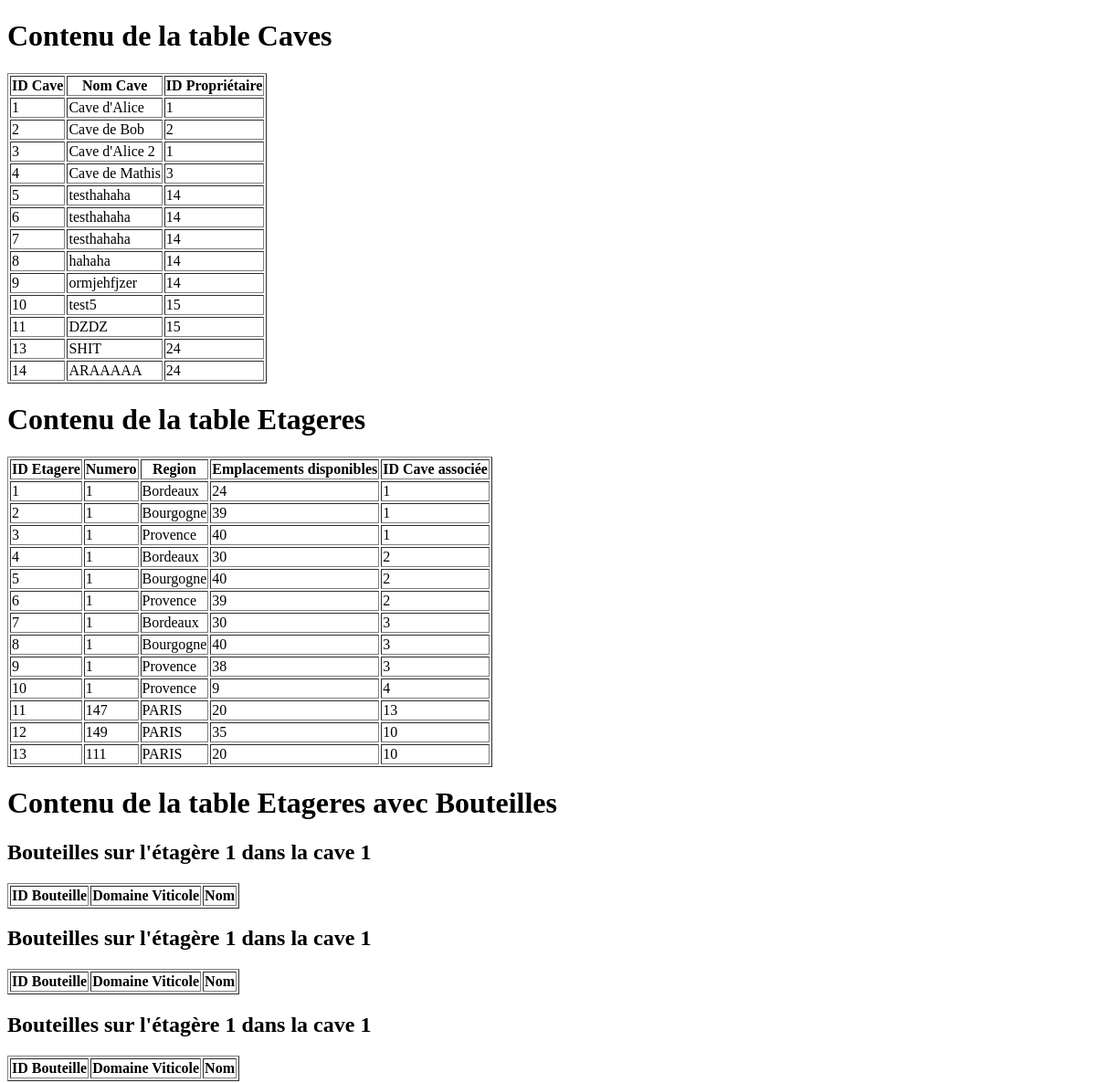
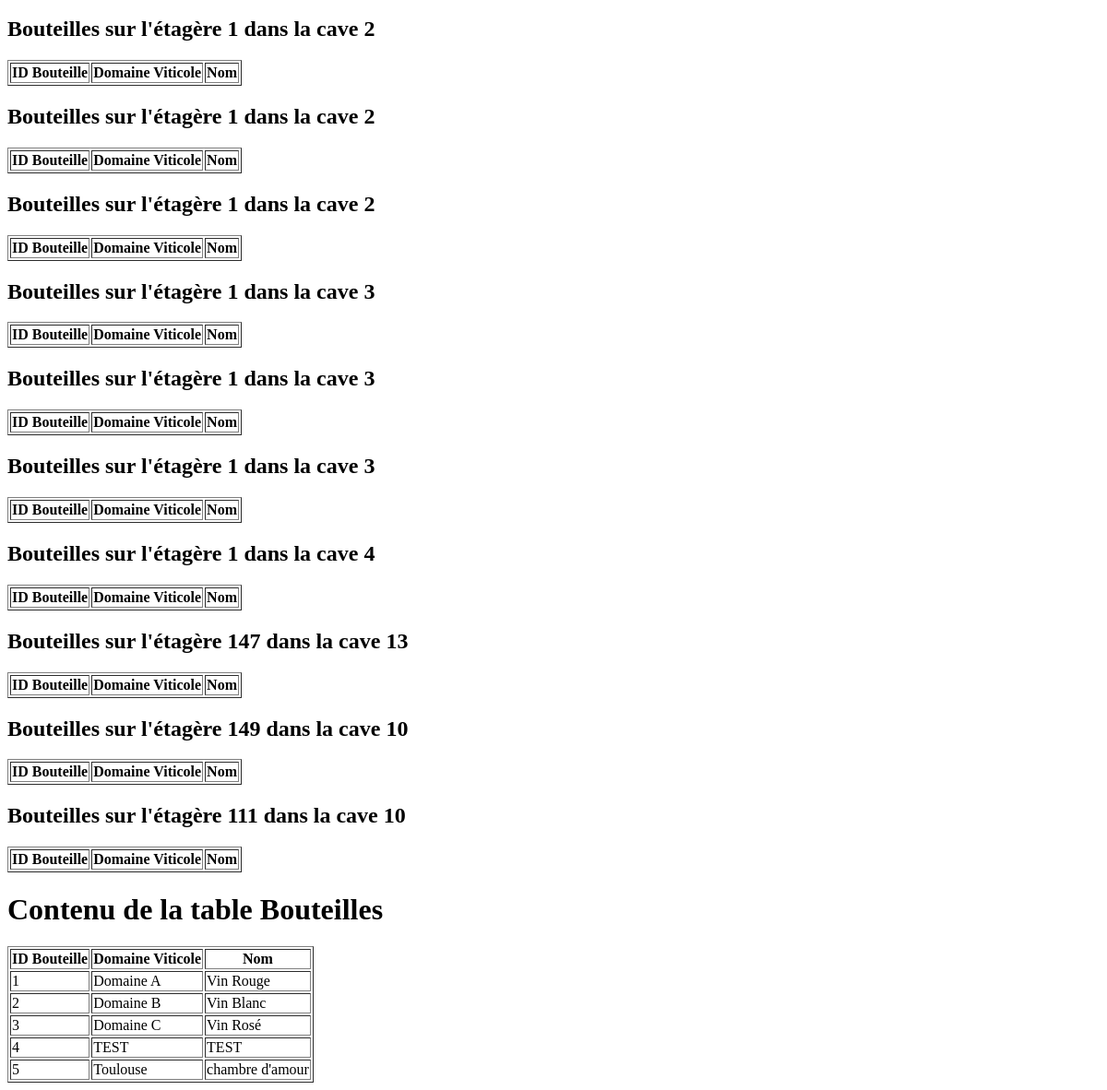
The page /debug on the database as committed earlier (2 pictures, top to bottom).
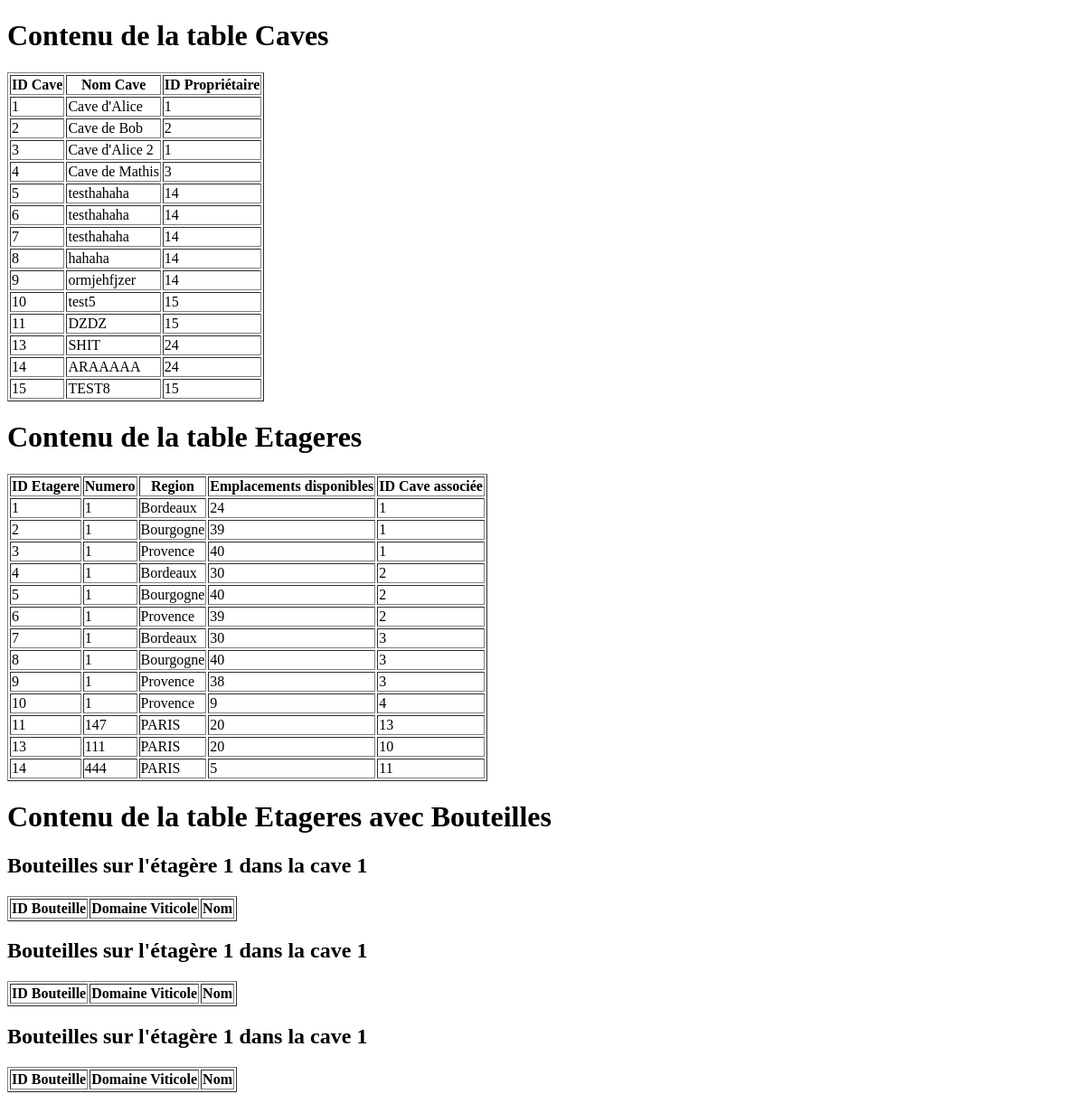
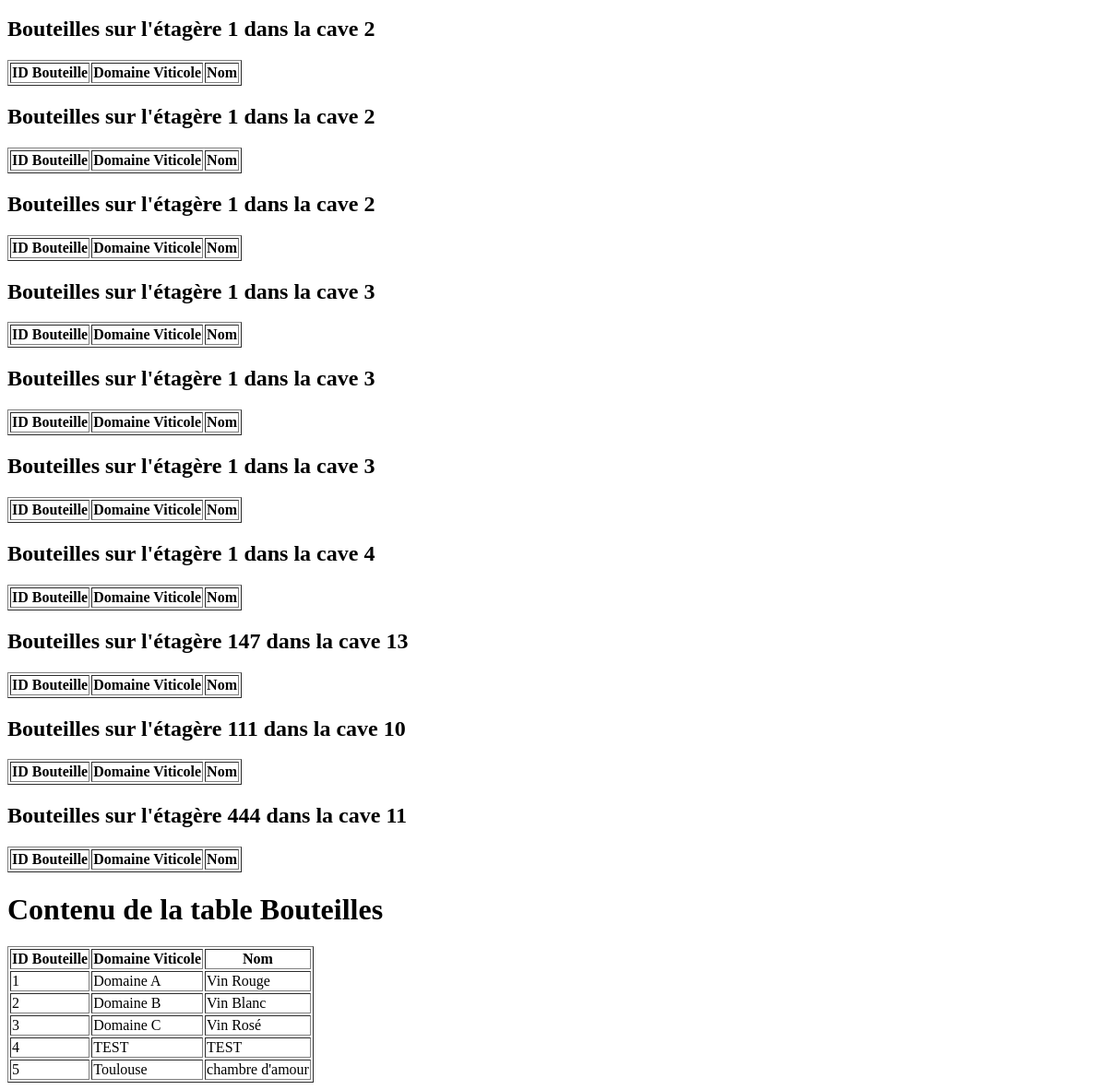
The same page on the database as committed later (2 pictures, top to bottom).
### tables this page shows
CREATE TABLE Caves (
                id_cave INTEGER PRIMARY KEY,
                nom_cave TEXT NOT NULL,
                proprietaire_id INTEGER NOT NULL,
                FOREIGN KEY (proprietaire_id) REFERENCES Utilisateurs(id_utilisateur)
            );

CREATE TABLE Etageres (
                id_etagere INTEGER PRIMARY KEY,
                numero INTEGER NOT NULL,
                region TEXT NOT NULL,
                emplacements_disponibles INTEGER NOT NULL,
                cave_associee_id INTEGER NOT NULL,
                FOREIGN KEY (cave_associee_id) REFERENCES Caves(id_cave)
            );

CREATE TABLE Bouteilles (
                id_bouteille INTEGER PRIMARY KEY,
                domaine_viticole TEXT NOT NULL,
                nom TEXT NOT NULL,
                type TEXT NOT NULL,
                annee INTEGER NOT NULL,
                region TEXT NOT NULL,
                commentaires TEXT,
                note_personnelle TEXT,
                note_moyenne TEXT,
                photo_etiquette TEXT,
                prix REAL
            );

### app.py (the view)
@app.route("/debug")
def afficher_tables():
    conn = sqlite3.connect("bdd.db")
    c = conn.cursor()
    c.execute("SELECT * FROM Utilisateurs")
    utilisateurs = c.fetchall()
    c.execute("SELECT * FROM Caves")
    caves = c.fetchall()
    c.execute("SELECT * FROM Etageres")
    etageres = c.fetchall()
    c.execute("SELECT * FROM Bouteilles")
    bouteilles = c.fetchall()
    conn.close()
    return render_template(
        "affichage_tables.html",
        utilisateurs=utilisateurs,
        caves=caves,
        etageres=etageres,
        bouteilles=bouteilles,
    )

### templates/affichage_tables.html (shortened to what this page needs)
<!DOCTYPE html>
<html lang="en">
<h1>Contenu de la table Caves</h1>
<table border="1">
    <tr>
        <th>ID Cave</th>
        <th>Nom Cave</th>
        <th>ID Propriétaire</th>
    </tr>
    {% for cave in caves %}
    <tr>
        <td>{{ cave[0] }}</td>
        <td>{{ cave[1] }}</td>
        <td>{{ cave[2] }}</td>
    </tr>
    {% endfor %}
</table>
<h1>Contenu de la table Etageres</h1>
<table border="1">
    <tr>
        <th>ID Etagere</th>
        <th>Numero</th>
        <th>Region</th>
        <th>Emplacements disponibles</th>
        <th>ID Cave associée</th>
    </tr>
    {% for etagere in etageres %}
    <tr>
        <td>{{ etagere[0] }}</td>
        <td>{{ etagere[1] }}</td>
        <td>{{ etagere[2] }}</td>
        <td>{{ etagere[3] }}</td>
        <td>{{ etagere[4] }}</td>
    </tr>
    {% endfor %}
</table>
<h1>Contenu de la table Etageres avec Bouteilles</h1>
{% for etagere in etageres %}
    <h2>Bouteilles sur l'étagère {{ etagere[1] }} dans la cave {{ etagere[4] }}</h2>
    <table border="1">
        <tr>
            <th>ID Bouteille</th>
            <th>Domaine Viticole</th>
            <th>Nom</th>
        </tr>
    </table>
{% endfor %}
<h1>Contenu de la table Bouteilles</h1>
<table border="1">
    <tr>
        <th>ID Bouteille</th>
        <th>Domaine Viticole</th>
        <th>Nom</th>
    </tr>
    {% for bouteille in bouteilles %}
    <tr>
        <td>{{ bouteille[0] }}</td>
        <td>{{ bouteille[1] }}</td>
        <td>{{ bouteille[2] }}</td>
    </tr>
    {% endfor %}
</table>
</html>

Rows that differ between the two databases and show on the page:
removed Etageres: id_etagere "12", numero "149", region "PARIS", emplacements_disponibles "35", cave_associee "10"
added Caves: id_cave "15", nom_cave "TEST8", proprietaire "15"
added Etageres: id_etagere "14", numero "444", region "PARIS", emplacements_disponibles "5", cave_associee "11"
